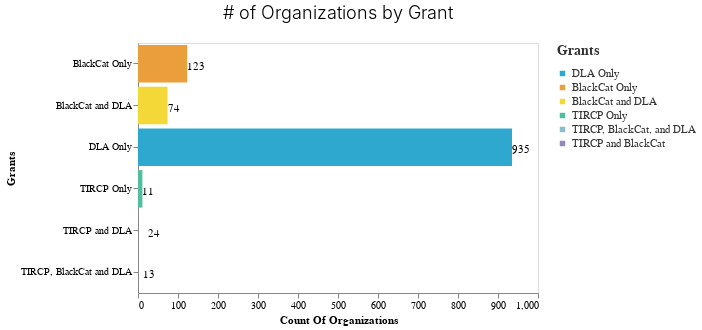

This figure's notebook cell:
### Code cell
make_bar(summary, 'Grants','Count_of_Organizations','Count_of_Organizations', '# of Organizations by Grant')

### Figure 1 — Vega-Lite specification as saved in the notebook (floating-point values rounded to 4 significant figures)
{"config": {"view": {"continuousWidth": 300, "continuousHeight": 300}, "axis": {"grid": false}, "axisBand": {"grid": false}, "background": "white", "font": "Raleway", "header": {"labelFont": "Nunito Sans", "titleFont": "Raleway"}, "legend": {"labelColor": "#333", "labelFont": "Nunito Sans", "labelFontSize": 11, "labelLimit": 0, "padding": 1, "symbolSize": 30, "symbolType": "square", "titleColor": "#333", "titleFont": "Raleway", "titleFontSize": 14, "titlePadding": 10}, "title": {"anchor": "middle", "font": "Raleway", "fontSize": 18, "fontWeight": 300, "offset": 20}}, "layer": [{"mark": {"type": "bar"}, "encoding": {"color": {"field": "Grants", "scale": {"domain": ["DLA Only", "BlackCat Only", "BlackCat and DLA", "TIRCP Only", "TIRCP, BlackCat, and DLA", "TIRCP and BlackCat"], "range": ["#2EA8CE", "#EB9F3C", "#F4D837", "#51BF9D", "#8CBCCB", "#9487C0"]}, "type": "nominal"}, "x": {"field": "Count_of_Organizations", "title": "Count Of Organizations", "type": "quantitative"}, "y": {"field": "Grants", "sort": "-x", "title": "Grants", "type": "nominal"}}}, {"mark": {"type": "text", "align": "left", "baseline": "middle", "color": "black", "dy": 3}, "encoding": {"color": {"value": "black"}, "text": {"field": "Count_of_Organizations", "type": "quantitative"}, "x": {"field": "Count_of_Organizations", "title": "Count Of Organizations", "type": "quantitative"}, "y": {"field": "Grants", "sort": "-x", "title": "Grants", "type": "nominal"}}}], "data": {"name": "data-2ee634ea9dfcf03fae19ce301e4b33d6"}, "height": 250, "title": "# of Organizations by Grant", "width": 400, "$schema": "https://vega.github.io/schema/vega-lite/v5.8.0.json", "datasets": {"data-2ee634ea9dfcf03fae19ce301e4b33d6": [{"Grants": "DLA Only", "Count_of_Organizations": 935}, {"Grants": "BlackCat Only", "Count_of_Organizations": 123}, {"Grants": "BlackCat and DLA", "Count_of_Organizations": 74}, {"Grants": "TIRCP and DLA", "Count_of_Organizations": 24}, {"Grants": "TIRCP, BlackCat and DLA", "Count_of_Organizations": 13}, {"Grants": "TIRCP Only", "Count_of_Organizations": 11}]}}
